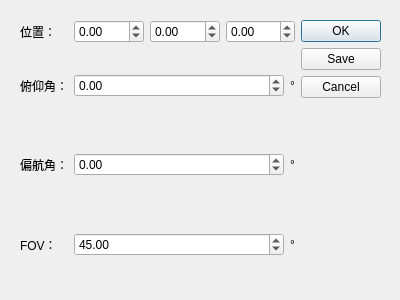
<?xml version="1.0" encoding="UTF-8"?>
<ui version="4.0">
 <class>CameraSettings</class>
 <widget class="QDialog" name="CameraSettings">
  <property name="geometry">
   <rect>
    <x>0</x>
    <y>0</y>
    <width>400</width>
    <height>300</height>
   </rect>
  </property>
  <property name="windowTitle">
   <string>摄像机设置</string>
  </property>
  <widget class="QWidget" name="horizontalLayoutWidget_5">
   <property name="geometry">
    <rect>
     <x>20</x>
     <y>20</y>
     <width>361</width>
     <height>261</height>
    </rect>
   </property>
   <layout class="QHBoxLayout" name="horizontalLayout">
    <item>
     <layout class="QGridLayout" name="gridLayout">
      <item row="3" column="0">
       <widget class="QLabel" name="label_6">
        <property name="text">
         <string>FOV：</string>
        </property>
       </widget>
      </item>
      <item row="1" column="3">
       <layout class="QHBoxLayout" name="horizontalLayout_7">
        <item>
         <widget class="QDoubleSpinBox" name="pitch">
          <property name="sizePolicy">
           <sizepolicy hsizetype="Expanding" vsizetype="Fixed">
            <horstretch>0</horstretch>
            <verstretch>0</verstretch>
           </sizepolicy>
          </property>
          <property name="minimum">
           <double>-89.000000000000000</double>
          </property>
          <property name="maximum">
           <double>89.000000000000000</double>
          </property>
         </widget>
        </item>
        <item>
         <widget class="QLabel" name="label_3">
          <property name="text">
           <string>°</string>
          </property>
         </widget>
        </item>
       </layout>
      </item>
      <item row="1" column="0">
       <widget class="QLabel" name="label_2">
        <property name="text">
         <string>俯仰角：</string>
        </property>
       </widget>
      </item>
      <item row="0" column="0">
       <widget class="QLabel" name="label">
        <property name="sizePolicy">
         <sizepolicy hsizetype="Preferred" vsizetype="Preferred">
          <horstretch>0</horstretch>
          <verstretch>0</verstretch>
         </sizepolicy>
        </property>
        <property name="text">
         <string>位置：</string>
        </property>
       </widget>
      </item>
      <item row="2" column="0">
       <widget class="QLabel" name="label_4">
        <property name="text">
         <string>偏航角：</string>
        </property>
       </widget>
      </item>
      <item row="2" column="3">
       <layout class="QHBoxLayout" name="horizontalLayout_8">
        <item>
         <widget class="QDoubleSpinBox" name="yaw">
          <property name="sizePolicy">
           <sizepolicy hsizetype="Expanding" vsizetype="Fixed">
            <horstretch>0</horstretch>
            <verstretch>0</verstretch>
           </sizepolicy>
          </property>
          <property name="minimum">
           <double>-180.000000000000000</double>
          </property>
          <property name="maximum">
           <double>180.000000000000000</double>
          </property>
         </widget>
        </item>
        <item>
         <widget class="QLabel" name="label_5">
          <property name="text">
           <string>°</string>
          </property>
         </widget>
        </item>
       </layout>
      </item>
      <item row="0" column="3">
       <layout class="QHBoxLayout" name="horizontalLayout_6">
        <item>
         <widget class="QDoubleSpinBox" name="pos_x">
          <property name="minimum">
           <double>-99999999.000000000000000</double>
          </property>
          <property name="maximum">
           <double>99999999.000000000000000</double>
          </property>
          <property name="value">
           <double>0.000000000000000</double>
          </property>
         </widget>
        </item>
        <item>
         <widget class="QDoubleSpinBox" name="pos_y">
          <property name="minimum">
           <double>-99999999.000000000000000</double>
          </property>
          <property name="maximum">
           <double>99999999.000000000000000</double>
          </property>
          <property name="value">
           <double>0.000000000000000</double>
          </property>
         </widget>
        </item>
        <item>
         <widget class="QDoubleSpinBox" name="pos_z">
          <property name="minimum">
           <double>-99999999.000000000000000</double>
          </property>
          <property name="maximum">
           <double>99999999.000000000000000</double>
          </property>
          <property name="value">
           <double>0.000000000000000</double>
          </property>
         </widget>
        </item>
       </layout>
      </item>
      <item row="3" column="3">
       <layout class="QHBoxLayout" name="horizontalLayout_10">
        <item>
         <widget class="QDoubleSpinBox" name="fov">
          <property name="sizePolicy">
           <sizepolicy hsizetype="Expanding" vsizetype="Fixed">
            <horstretch>0</horstretch>
            <verstretch>0</verstretch>
           </sizepolicy>
          </property>
          <property name="minimum">
           <double>1.000000000000000</double>
          </property>
          <property name="maximum">
           <double>60.000000000000000</double>
          </property>
          <property name="value">
           <double>45.000000000000000</double>
          </property>
         </widget>
        </item>
        <item>
         <widget class="QLabel" name="label_7">
          <property name="text">
           <string>°</string>
          </property>
         </widget>
        </item>
       </layout>
      </item>
     </layout>
    </item>
    <item>
     <widget class="QDialogButtonBox" name="buttonBox">
      <property name="orientation">
       <enum>Qt::Vertical</enum>
      </property>
      <property name="standardButtons">
       <set>QDialogButtonBox::Cancel|QDialogButtonBox::Ok|QDialogButtonBox::Save</set>
      </property>
     </widget>
    </item>
   </layout>
  </widget>
 </widget>
 <resources/>
 <connections>
  <connection>
   <sender>buttonBox</sender>
   <signal>accepted()</signal>
   <receiver>CameraSettings</receiver>
   <slot>accept()</slot>
   <hints>
    <hint type="sourcelabel">
     <x>248</x>
     <y>254</y>
    </hint>
    <hint type="destinationlabel">
     <x>157</x>
     <y>274</y>
    </hint>
   </hints>
  </connection>
  <connection>
   <sender>buttonBox</sender>
   <signal>rejected()</signal>
   <receiver>CameraSettings</receiver>
   <slot>reject()</slot>
   <hints>
    <hint type="sourcelabel">
     <x>316</x>
     <y>260</y>
    </hint>
    <hint type="destinationlabel">
     <x>286</x>
     <y>274</y>
    </hint>
   </hints>
  </connection>
 </connections>
</ui>
